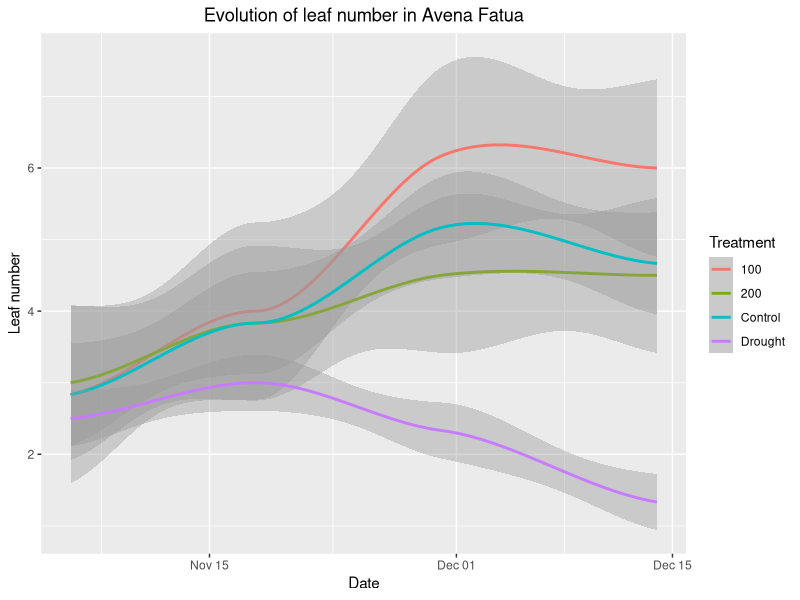
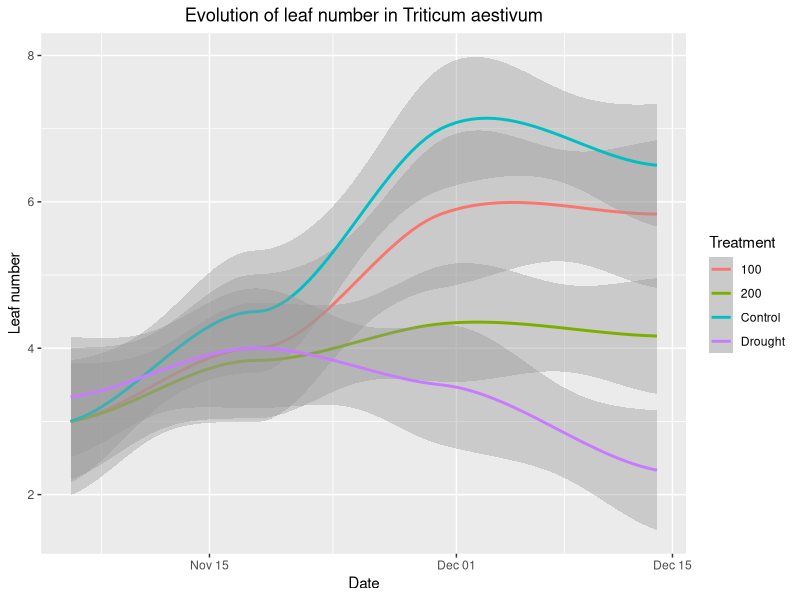
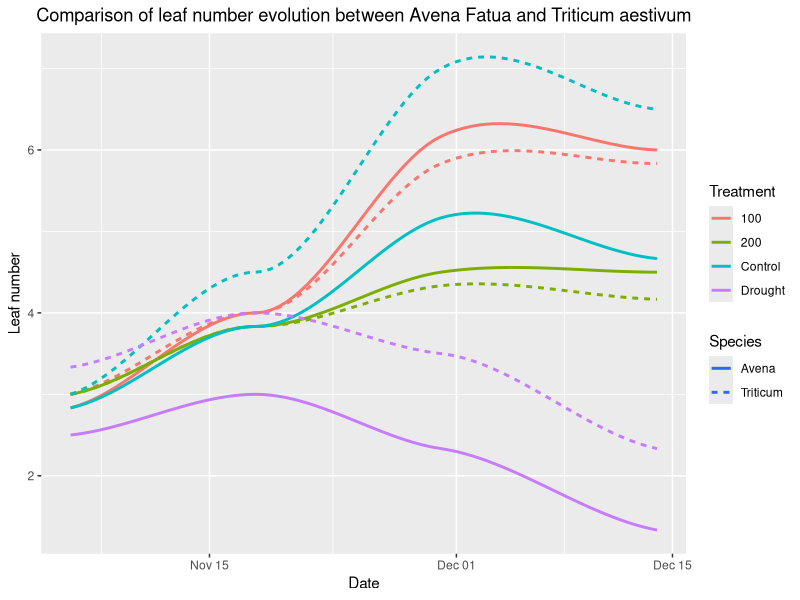
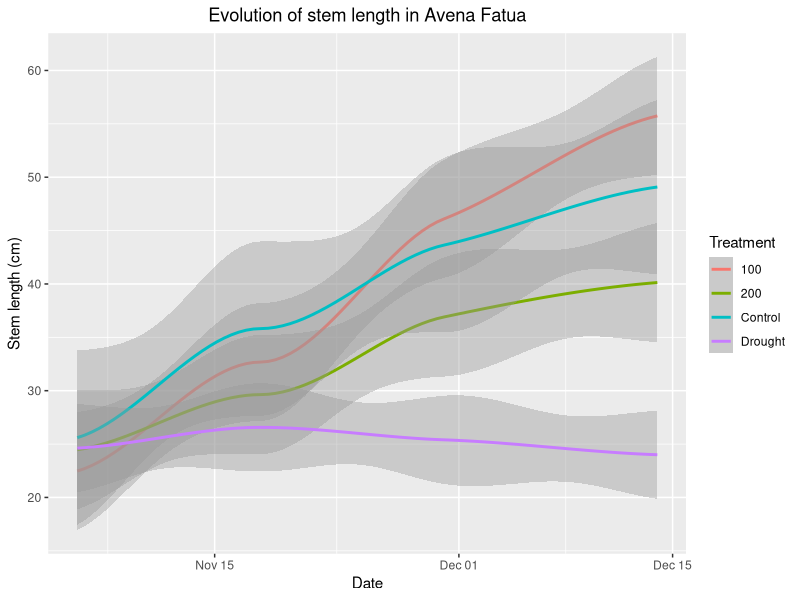
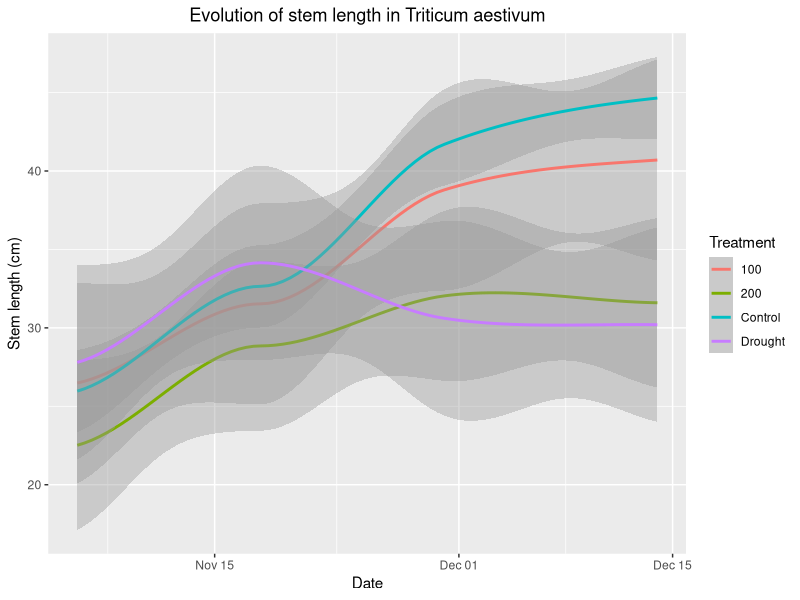
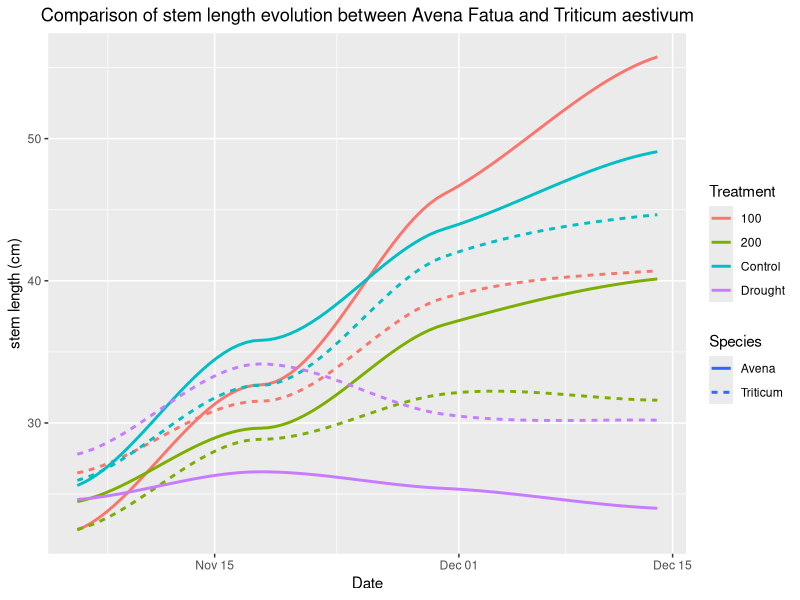
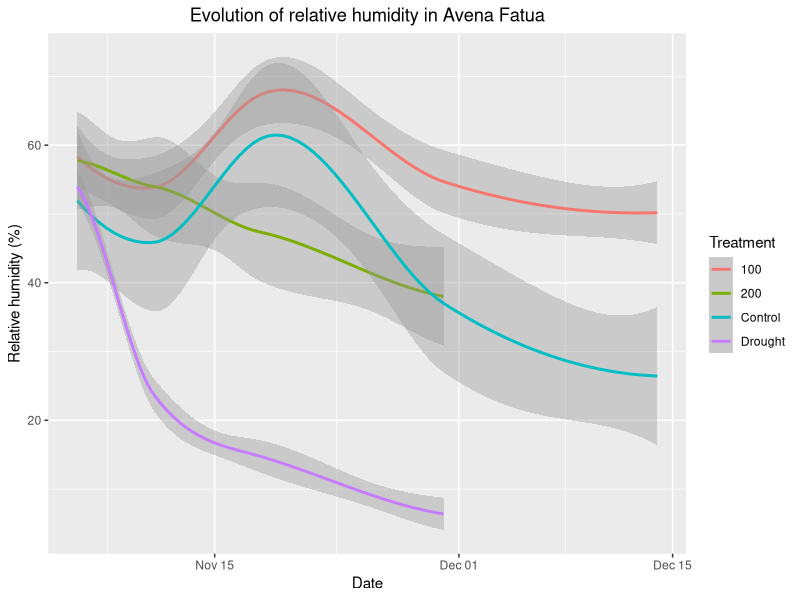
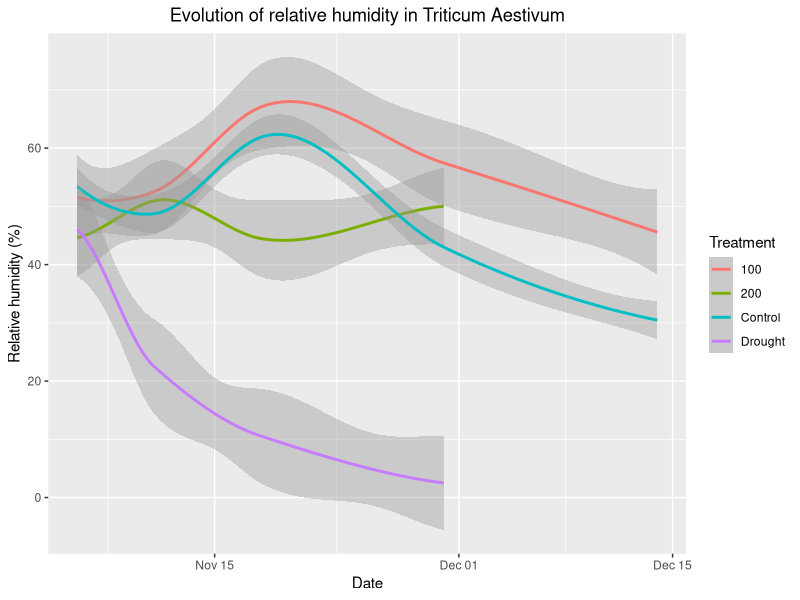

R code for these plots, in order:
## ---- chunk 1
knitr::opts_chunk$set(message = FALSE, warning = FALSE)
## ---- chunk 2
knitr::opts_chunk$set(suffix = ".png", fig.path = "graphs/", res = 100)
#knitr options to save all the graphics in the folder “results” in png format with a resolution of 100 dpi.
## ---- chunk 3
library("readxl")
Data <- read_excel("210129_Greenhouse_results.xlsx")
Data <- Data[-12]

if (!dir.exists("Graphs")) dir.create("Graphs")

d <- rep("06/11/20", 6)
d <- c(d, rep("11/11/20", 6))
d <- c(d, rep("18/11/20", 6))
d <- c(d, rep("30/11/20", 6))
d <- c(d, rep("14/12/20", 6))
new_date <- rep(d,8)
Data$Date2 <- new_date

Data$Date2 <- as.Date(Data$Date2, format='%d/%m/%y')

library(ggplot2)

## ---- chunk 4
# Leaf number
ggplot(Data[Data$Species =="Avena",], aes(x=Date2, y = Leaf_number, color = Treatment, na.rm=TRUE )) + geom_smooth() + labs(title="Evolution of leaf number in Avena Fatua", y="Leaf number", x="Date") + theme(plot.title = element_text(hjust = 0.5))
ggplot(Data[Data$Species =="Triticum",], aes(x=Date2, y = Leaf_number, color = Treatment, na.rm=TRUE )) + geom_smooth() + labs(title="Evolution of leaf number in Triticum aestivum", y="Leaf number", x="Date") + theme(plot.title = element_text(hjust = 0.5))

ggplot(Data, aes(x=Date2, y = Leaf_number, color = Treatment,  linetype = Species, na.rm=TRUE )) + geom_smooth(se=F) + labs(title="Comparison of leaf number evolution between Avena Fatua and Triticum aestivum", y="Leaf number", x="Date") + theme(plot.title = element_text(hjust = 0.5))

## ---- chunk 5
ggplot(Data[Data$Species =="Avena",], aes(x=Date2, y = Stem_length, color = Treatment, na.rm=TRUE )) + geom_smooth()  + labs(title="Evolution of stem length in Avena Fatua", y="Stem length (cm)", x="Date") + theme(plot.title = element_text(hjust = 0.5))
ggplot(Data[Data$Species =="Triticum",], aes(x=Date2, y = Stem_length, color = Treatment, na.rm=TRUE )) + geom_smooth() + labs(title="Evolution of stem length in Triticum aestivum", y="Stem length (cm)", x="Date") + theme(plot.title = element_text(hjust = 0.5))

ggplot(Data, aes(x=Date2, y = Stem_length, color = Treatment,  linetype = Species, na.rm=TRUE )) + geom_smooth(se=F) + labs(title="Comparison of stem length evolution between Avena Fatua and Triticum aestivum", y="stem length (cm)", x="Date") + theme(plot.title = element_text(hjust = 0.5)) 
## ---- chunk 6
ggplot(Data[Data$Species =="Avena",], aes(x=Date2, y = RH, color = Treatment, na.rm=TRUE )) + geom_smooth()  + labs(title="Evolution of relative humidity in Avena Fatua", y="Relative humidity (%)", x="Date") + theme(plot.title = element_text(hjust = 0.5))
# Test statistical difference between 100mM and control for RH. 
ggplot(Data[Data$Species =="Triticum",], aes(x=Date2, y = RH, color = Treatment, na.rm=TRUE )) + geom_smooth() + labs(title="Evolution of relative humidity in Triticum Aestivum", y="Relative humidity (%)", x="Date") + theme(plot.title = element_text(hjust = 0.5))

ggplot(Data, aes(x=Date2, y = Leaf_number, color = Treatment,  linetype = Species, na.rm=TRUE )) + geom_smooth(se=F) + labs(title="Comparison of relative humidity evolution between Avena Fatua and Triticum aestivum", y="Relative humidity (%)", x="Date") + theme(plot.title = element_text(hjust = 0.5))
## ---- chunk 7

ggplot(Data[Data$Species =="Avena",], aes(x=Date2, y = EC, color = Treatment, na.rm=TRUE )) + geom_smooth() + labs(title="Evolution of EC number in Avena Fatua", y="EC (mS/cm)", x="Date") + theme(plot.title = element_text(hjust = 0.5))
ggplot(Data[Data$Species =="Triticum",], aes(x=Date2, y = EC, color = Treatment, na.rm=TRUE )) + geom_smooth() + labs(title="Evolution of EC number in Triticum aestivum", y="EC(mS/cm)", x="Date") + theme(plot.title = element_text(hjust = 0.5))

ggplot(Data, aes(x=Date2, y = EC, color = Treatment,  linetype = Species, na.rm=TRUE )) + geom_smooth(se=F) + labs(title="Comparison of EC evolution between Avena Fatua and Triticum aestivum", y="EC (mS/cm)", x="Date") + theme(plot.title = element_text(hjust = 0.5))
